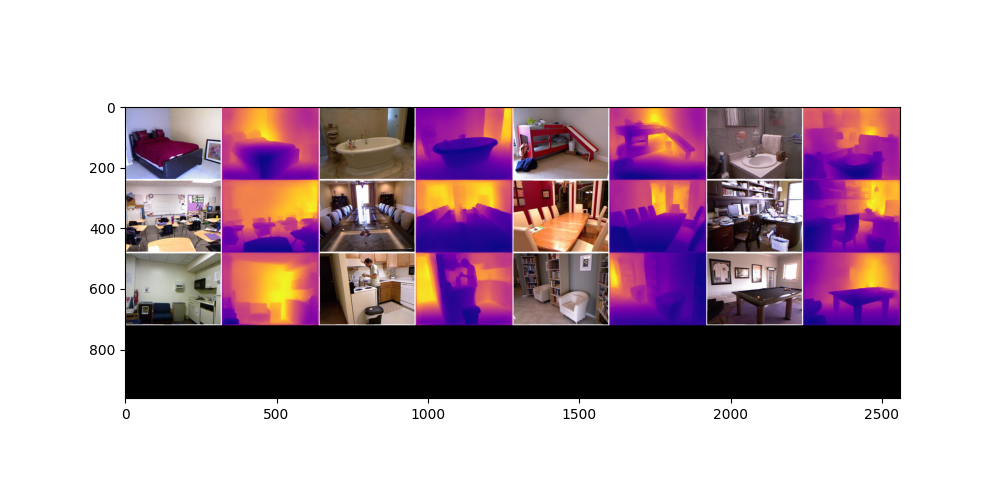

Here is the Python script that generated this plot:
import os
import glob
import argparse
import matplotlib

# Keras / TensorFlow
os.environ['TF_CPP_MIN_LOG_LEVEL'] = '5'
from keras.models import load_model
from layers import BilinearUpSampling2D
from tensorflow.keras.layers import Layer, InputSpec
from utils import predict, load_images, display_images
from matplotlib import pyplot as plt

# Argument Parser
parser = argparse.ArgumentParser(description='Depth perception via Transfer Learning')
parser.add_argument('--model', default='nyu.h5', type=str, help='Trained Keras model file.')
parser.add_argument('--input', default='examples/*.png', type=str, help='Input filename or folder.')
args = parser.parse_args()

# Custom object needed for inference and training
custom_objects = {'BilinearUpSampling2D': BilinearUpSampling2D, 'depth_loss_function': None}

print('Loading model...')

# Load model into GPU / CPU
model = load_model(args.model, custom_objects=custom_objects, compile=False)

print('\nModel loaded ({0}).'.format(args.model))

# Input images
inputs = load_images( glob.glob(args.input) )
print('\nLoaded ({0}) images of size {1}.'.format(inputs.shape[0], inputs.shape[1:]))

# Compute results
outputs = predict(model, inputs)

#matplotlib problem on ubuntu terminal fix
#matplotlib.use('TkAgg')   

# Display results
viz = display_images(outputs.copy(), inputs.copy())
plt.figure(figsize=(10,5))
plt.imshow(viz)
plt.savefig('test.png')
plt.show()